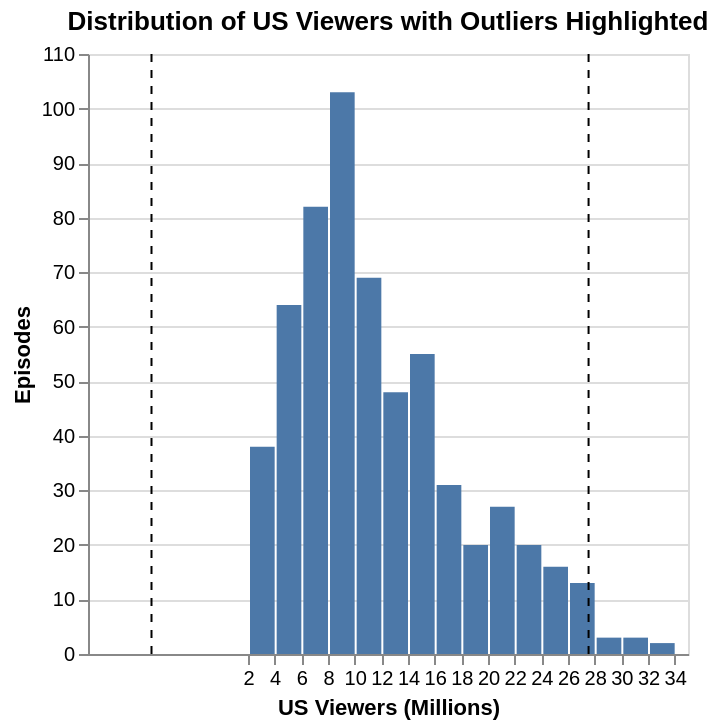

The notebook cell saved with this chart:
### Code cell
hist = alt.Chart(df).mark_bar().encode(
    x=alt.X("us_viewers_in_millions:Q", bin=alt.Bin(maxbins=30), title="US Viewers (Millions)"),
    y=alt.Y("count():Q", title="Episodes")
)

bounds_df = pd.DataFrame({"bound": [lb, ub]})
bounds = alt.Chart(bounds_df).mark_rule(color="black", strokeDash=[4, 4]).encode(
    x="bound:Q"
 )

chart = (hist + bounds).properties(
    title="Distribution of US Viewers with Outliers Highlighted"
 )
chart

### Figure 1 — Vega-Lite specification as saved in the notebook (floating-point values rounded to 4 significant figures; data arrays with more than 128 entries replaced by an {"elided": "..."} marker saying what was removed)
{"config": {"view": {"continuousWidth": 300, "continuousHeight": 300}}, "layer": [{"data": {"name": "data-236614f8faffa738c447d678a23ab03a"}, "mark": {"type": "bar"}, "encoding": {"x": {"bin": {"maxbins": 30}, "field": "us_viewers_in_millions", "title": "US Viewers (Millions)", "type": "quantitative"}, "y": {"aggregate": "count", "title": "Episodes", "type": "quantitative"}}}, {"data": {"name": "data-4e70b5a0574ff50c1ebda38a5def4fb8"}, "mark": {"type": "rule", "color": "black", "strokeDash": [4, 4]}, "encoding": {"x": {"field": "bound", "type": "quantitative"}}}], "title": "Distribution of US Viewers with Outliers Highlighted", "$schema": "https://vega.github.io/schema/vega-lite/v5.20.1.json", "datasets": {"data-236614f8faffa738c447d678a23ab03a": {"elided": "600 records"}, "data-4e70b5a0574ff50c1ebda38a5def4fb8": [{"bound": -5.238}, {"bound": 27.54}]}}
